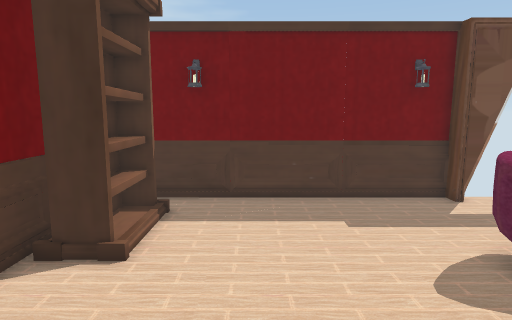
View 1 (above)

13 first-person views from a walk through a Unity game level. The camera is 1.5 m above the floor, tilts 8° down and sees 75° across. The floor is counted in squares, 0.5 m on a side. Each view is taken from the middle of a square. On the plan, view 1 faces up. The plan holds only what a view shows up to about 20 squares ahead; the rest is blank. The player character is not drawn. Door leaves are left out, so doorways stand open.

View 2
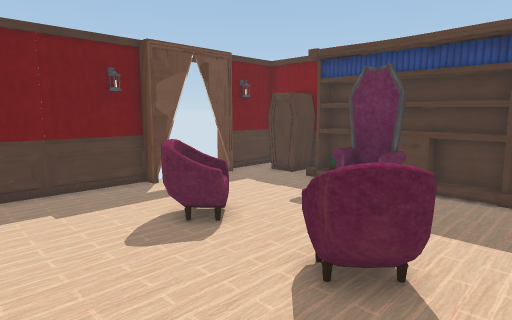

View 3
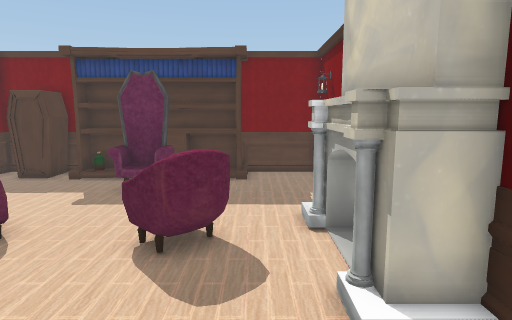

View 4
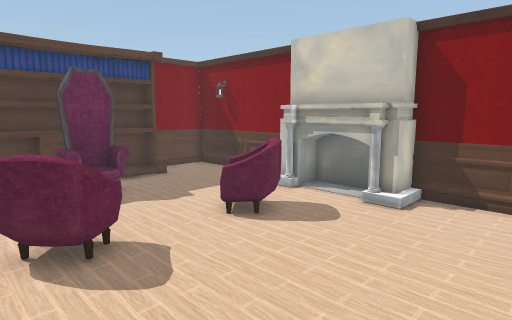

View 5
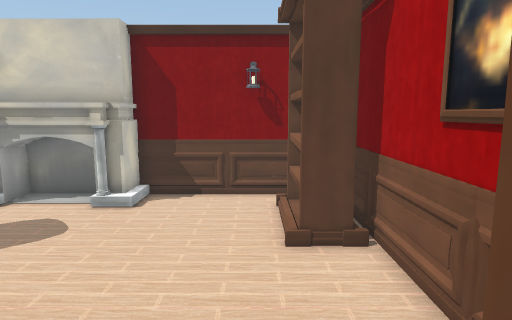

View 6
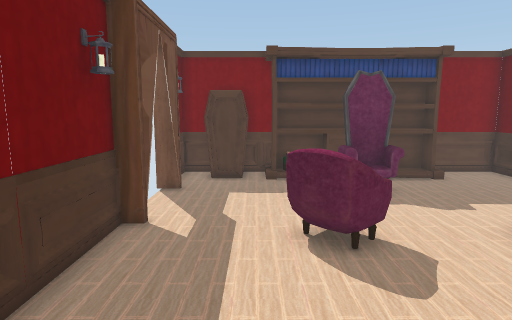

View 7
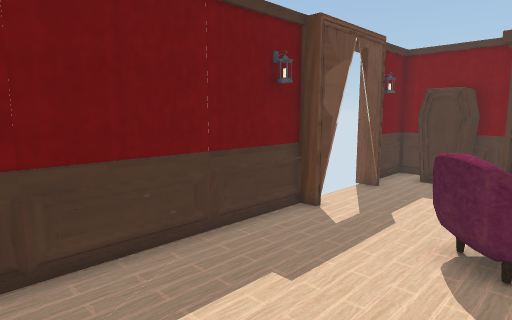

View 8
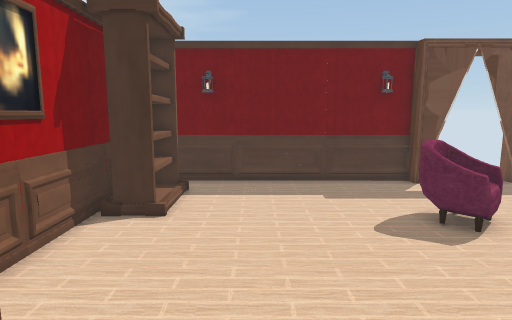

View 9
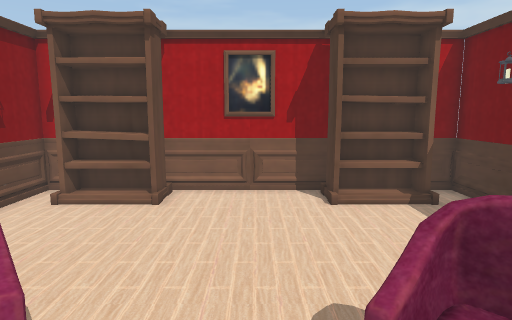

View 10
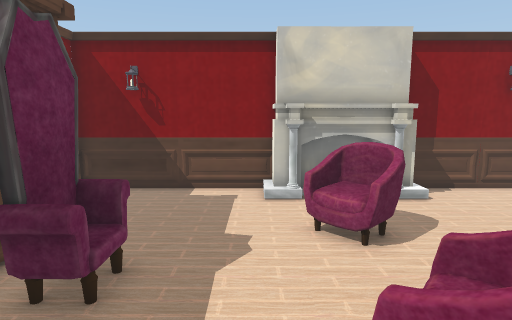

View 11
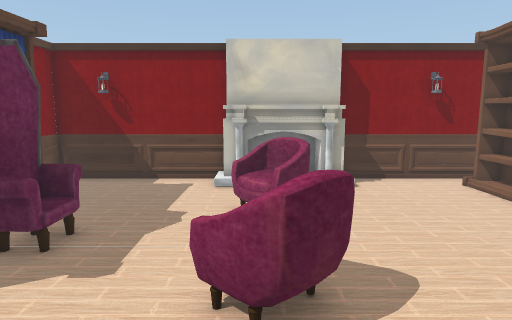

View 12
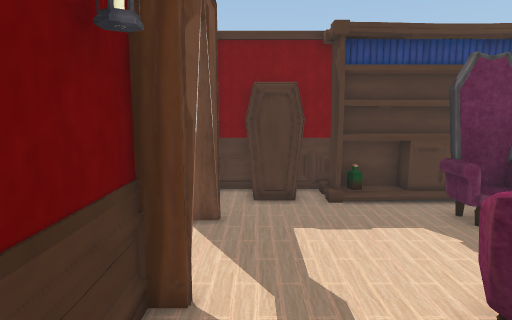

View 13
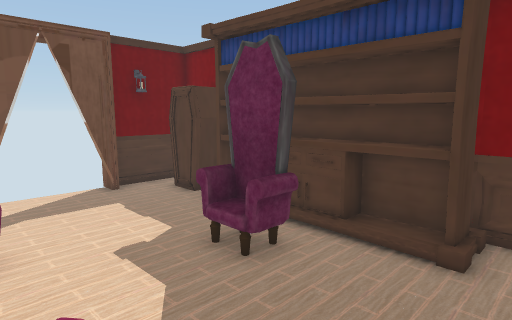

### Floor plan
Key: @ floor where view 1 was taken; # wall or solid block; . floor; D open door; = window, fence, low wall or low ledge; O other object.
Columns run from 5 left of view 1 to 15 right of it. Each row starts with its distance up from view 1.
 12 ############DDDDD####
 11 #...........##.##...#
 10 ###...............###
  9 ##=...............##
  8  #=...............#
  7 ###.......OOO.....#
  6 #.........OOO.....#
  5 #.........OO....O.#
  4 #...............OO#
  3 #...............OO#
  2 #.........O.....OO#
  1 ###......OOO......##
  0 ##=..@....OO......###
 -1  #=.................#
 -2  #=.....O...O.......#
 -3  ##....OOOOOO.......#
 -4  #######OOOOO########

Positions as (right, up) in squares from view 1, and headings:
1: (0, 0), facing up
2: (0, -2), facing up-right
3: (-2, -1), facing right
4: (-2, 8), facing down-right
5: (-2, 8), facing down
6: (-2, 8), facing right
7: (-2, 5), facing up-right
8: (0, -3), facing up
9: (8, 4), facing left
10: (8, 9), facing down
11: (6, 11), facing down
12: (2, 10), facing right
13: (6, -2), facing up-right
